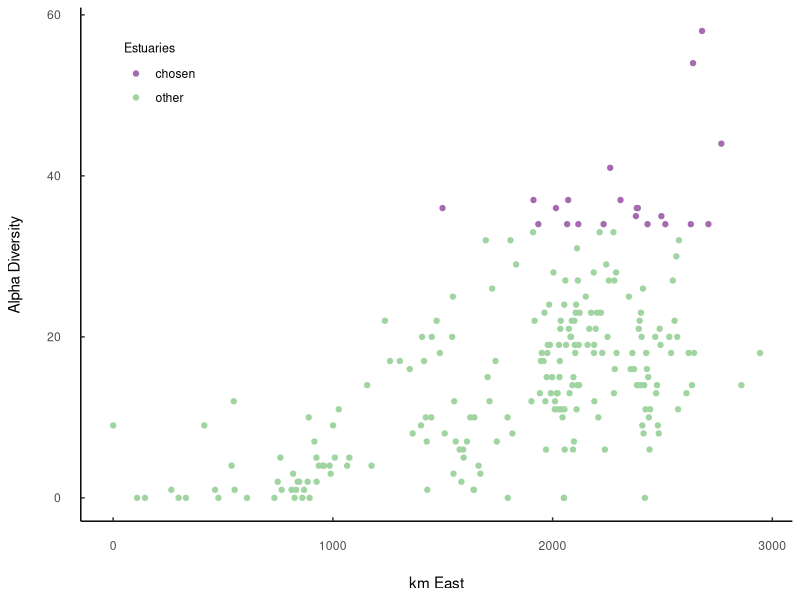
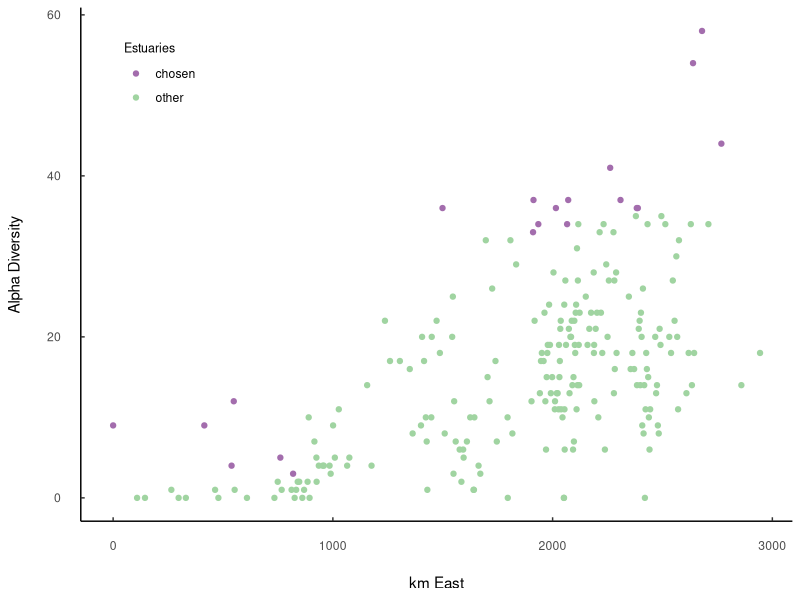
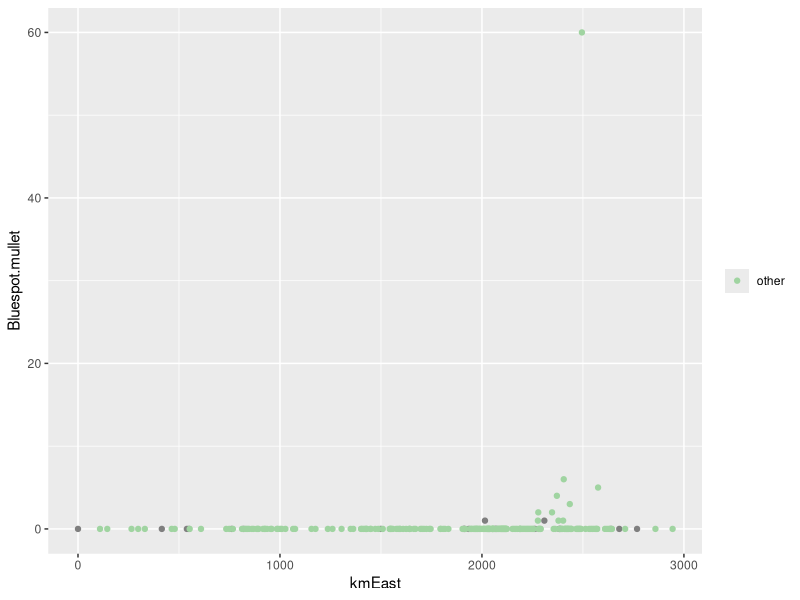
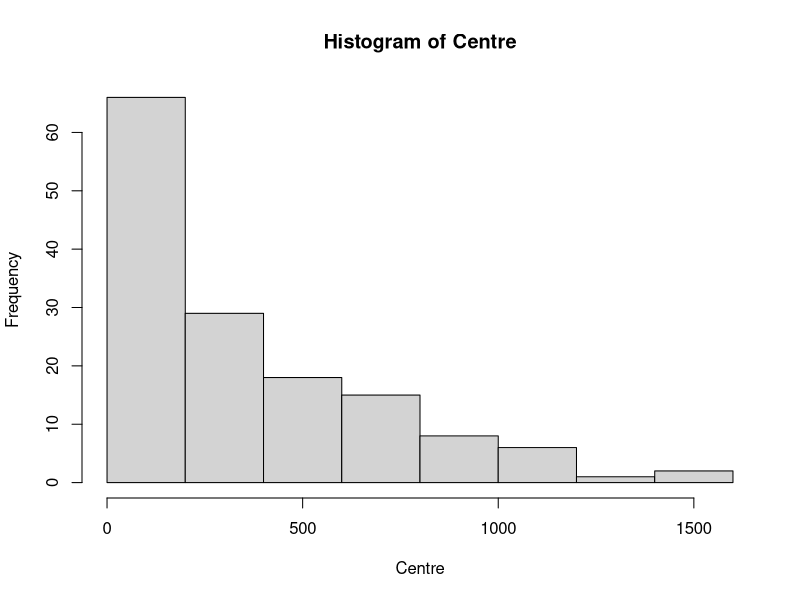
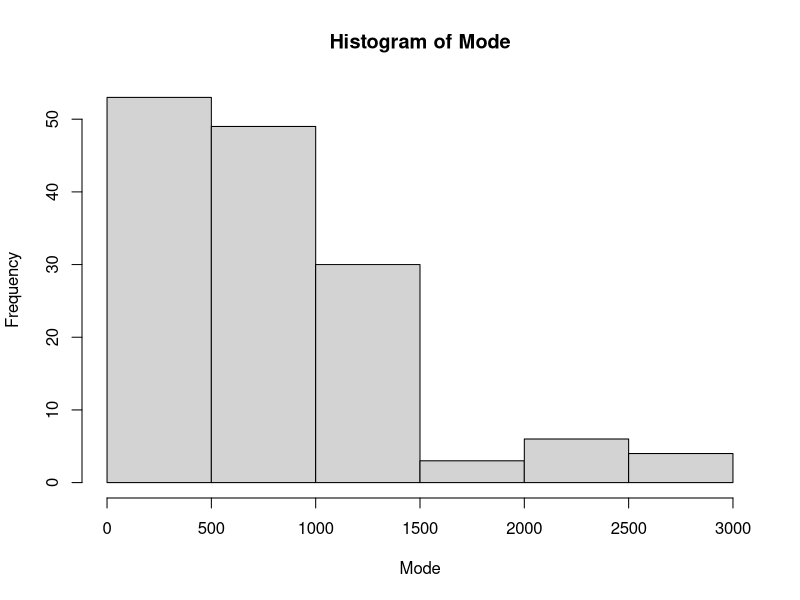
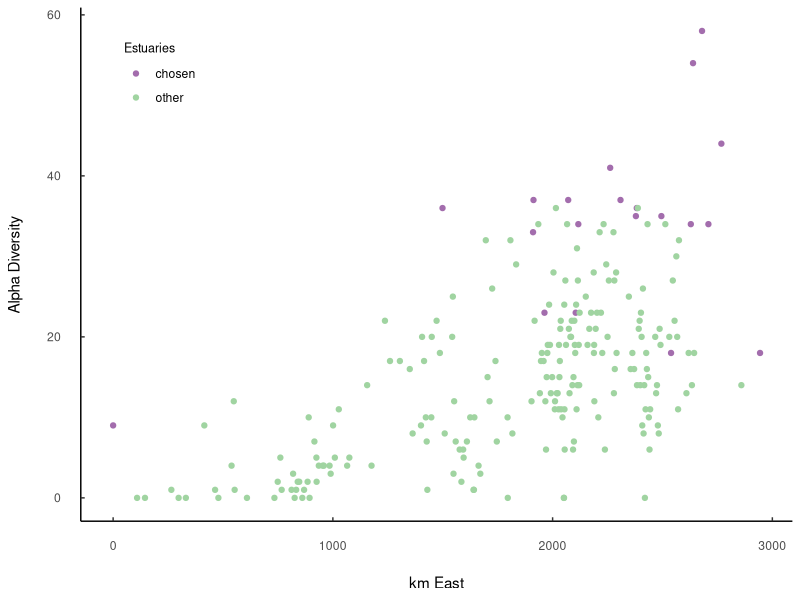
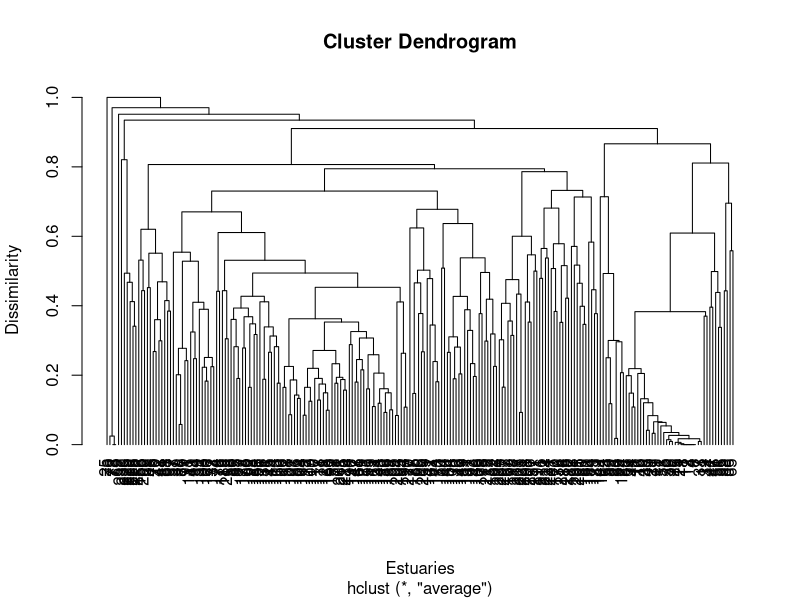
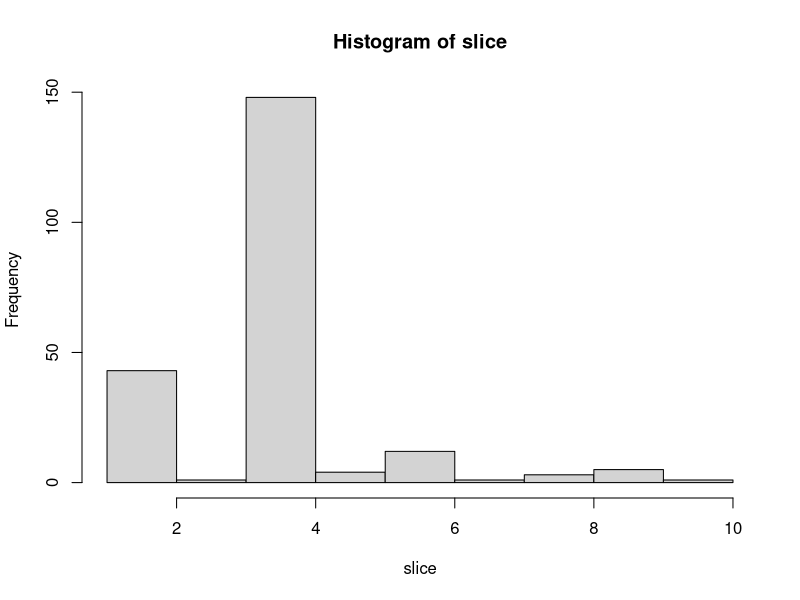

Write R code to recreate these figures, in order. (Note: a time limit stopped this script after it produced the figures.)
# Marine Spatial Planning Module - Colin Attwood
# Not just an ecological problem but social and economic too - we're ignoring that for now
# You want to spread the protected areas around the country whilest conserving the largest number of species possible

ED <- read.csv("EstuaryFishSurveyData.csv")
install.packages("vegan")
library(vegan)
install.packages("dplyr")
library(dplyr)
install.packages("ggplot2")
library(ggplot2)

#Getting rid of NAs in the data set 
ED[is.na(ED)] <- 0

# Specnumber 
#this is a function in the vegan package that allows you to sus out the alpha diversity (species richness) of the eastuaries
alpha <- specnumber(ED[4:148]) 
ED$alpha <- specnumber(ED[4:148]) #created a new column with the alpha diversity in ED

### Chunk 1
# Using Colin's code to order the data in descending alpha diversity
ED <- ED[order(-ED$alpha),]
ED

# Extracting the names of the top 20 most diverse estuaries
Alphalist <- ED[1:20,1]
Alphalist

# To ensure that the graph makes sense (geographically sound), flip kmWest to create a new column - kmEast
ED$kmEast <- 2947 - ED$kmWest

# Create a column for top 20 alpha diversity and others
ED$highlight <- ifelse(rank(-ED$alpha) <=20, "chosen", "other")

# Create a scatter plot showing the top 20 eastuaries in terms of alpha diversity
G1 <- ggplot(ED, aes(x = kmEast, y = alpha)) + 
  geom_point(aes(color = highlight)) +
  scale_color_manual(values = c("chosen" = "#A36DAD", "other" = "#A0D4A1")) +
  xlab("km East") +
  ylab ("Alpha Diversity")+
  labs(color = "Estuaries")+
  theme(legend.title = element_text(size = 9),
        legend.position = c(0.05, 0.95),
        legend.justification = c(0, 1),
        panel.border=element_blank(), panel.background=element_blank(), panel.grid = element_blank(), 
        axis.ticks.length=unit(-0.1, "cm"), 
        axis.text.x = element_text(margin=unit(c(0.5,0.5,0.5,0.5), "cm")), axis.text.y = element_text(margin=unit(c(0.5,0.5,0.5,0.5), "cm")), 
        axis.line = element_line())

G1

# Or Colin's way in separating the top 20 from the others
ED$alphalist <- 0
ED$alphalist[1:20] <- 1
# Then just color these -> Colin

# Now we're trying to see the gamma diversity - trying to see the number of different species that would be protected if we chose these
# We can use specnumber in the vegan package for this
# In essense we're sussing the top 20 estuaries by splitting them into biogeographic zones (BZ) and getthing 6 from the WC and 7 from the SC and EC
# In other word - we want to richness without the abundance
alphaout <- specnumber(ED[4:148], groups = ED$alphalist)
alphaout # output: 0 = 121; 1 = 116 ~ that's 80%


### Chunk 2
# Then order the data to both BZ and alpha
ED <- ED[order(ED$BZ,-ED$alpha),]

# Create a column for the richness with the different BZs 
ED$alphabz <- 0
ED$alphabz[1:7] <- 1 # tagging the first 6 from the East Coast
ED$alphabz[91:97] <- 1 # tagging the first 7 from the South Coast
ED$alphabz[207:212] <- 1 # tagging the first 7 from the West Coast
ED$alphabz

# Then another column for the highlighted BZ x alpha
ED$highlightBZ <- ifelse(rank(-ED$alphabz) <=20, "chosen", "other")

# Create a plot for BZ x alpha
G2 <- ggplot(ED, aes(x = kmEast, y = alpha)) + 
  geom_point(aes(color = highlightBZ)) +
  scale_color_manual(values = c("chosen" = "#A36DAD", "other" = "#A0D4A1")) +
  xlab("km East") +
  ylab ("Alpha Diversity")+
  labs(color = "Estuaries")+
  theme(legend.title = element_text(size = 9),
        legend.position = c(0.05, 0.95),
        legend.justification = c(0, 1),
        panel.border=element_blank(), panel.background=element_blank(), panel.grid = element_blank(), 
        axis.ticks.length=unit(-0.1, "cm"), 
        axis.text.x = element_text(margin=unit(c(0.5,0.5,0.5,0.5), "cm")), axis.text.y = element_text(margin=unit(c(0.5,0.5,0.5,0.5), "cm")), 
        axis.line = element_line())
G2

#Extracting the names of these estuaries
AlphaBZlistEC <- ED[1:7,1]
AlphaBZlistSC <- ED[91:97,1]
AlphaBZlistWC <- ED[207:212,1]

AlphaBZlistEC
AlphaBZlistSC
AlphaBZlistWC

# How many species are in the alphabz list
alphabzout <- specnumber(ED[4:148], groups = ED$alphabz)
alphabzout # output : 0 = 120; 1 = 122 ~ that's 84%

### Chunk 3
# We are going to figure out the mid ranges of each species
# Problem also because some species have a bi modal dbn

G3 <- ggplot(ED, aes(x = kmEast, y = Bluespot.mullet)) + 
  geom_point(aes(color = highlightBZ)) +
  scale_color_manual(values = c("top20alphabz" = "#A36DAD", "other" = "#A0D4A1"))+
  theme(legend.title = element_blank())
G3



# Chunk 4
# Order data by kmWest
ED <- ED[order(-ED$kmWest),]
ED
# Creating vectors for Western Limit, Eastern Limit, Range, and Centre 
WL <- array(0, c(145))
WL

EL <- array(0, c(145))
EL

Range <- array(0, c(145))
Range

Centre <- array(0, c(145))
Centre

Mode <- array(0, c(145))
Mode

max <- 0

# Now we're going to make loops
for(i in 1:145){ # this is the species loop
  max <- 0
  for(j in 1:232){ # this is the estuary loop
    if(ED[j, i+3]>0){EL[i] <- ED[j,2]}
    if(ED[j, i+3]>max){
      Mode[i] <- ED[j, 2]
      max <- ED[j,i+3]
    }
  }
  for(j in 232:1){ # this is the estuary loop bottom up
    if(ED[j, i+3]>0){WL[i] <- ED[j,2]}
  }
  Range[i] <- WL[i] - EL[i] # range is between the two limits
  Centre[i] <- (WL[i]-EL[i])/2
}
 
EL   
WL
Range
Mode
Centre

hist(Centre)
hist(Mode)

# Getting the top 20 estuaries by best modes
# get names of estuaries most frequently in modes
freq <- table(Mode) # get frequencies of different estuaries 
sortfreq <- sort(freq, decreasing = TRUE) # sort for highest freqs first 
sortfreq
top20range <- c(179, 267, 308, 1448, 1034, 1036, 3, 238, 408, 452, 876, 2947, 568, 685, 830, 842, 984, 318, 564, 638) # take top 20 most frequent modes 
midranges <- ED$Estuary[match(top20range, ED$kmWest)] # match the km values to the estuary name 

# in retro I have taken the top 25 cross referenced the last 8 with the most biodiverse estuaries and found that three corresponded and included them (the last 3) into the list (I shifted 20 to 21)
midranges

# Creating a mode list
ED$modelist <- 0
# List of locations to set modelist to 1
locations <- c("St Lucia", "Mlalazi", "Matigulu/Nyoni", "Knysna", "Kariega", "Bushmans", "Kosi", "Mfolozi/Msunduzi", "Manzimtoti", "Mkomazi", "Kwelera", "Orange", "Mtentu", "Mngazana", "Ngqusi/Inxaxo", "Great Kei", "Great Fish", "Zinkwasi", "Mzamba", "Mntafufu")
# Set modelist to 1
ED <- ED %>%
  mutate(modelist = ifelse(ED$Estuary %in% locations, 1, 0))

# Highlight 
ED$highlightmode <- ifelse(rank(-ED$modelist) <=20, "chosen", "other")
# Create a graph
G4 <- ggplot(ED, aes(x = kmEast, y = alpha)) + 
  geom_point(aes(color = highlightmode)) +
  scale_color_manual(values = c("chosen" = "#A36DAD", "other" = "#A0D4A1"))+
  xlab("km East") +
  ylab ("Alpha Diversity") +
  labs(color = "Estuaries")+
  theme(legend.title = element_text(size = 9),
        legend.position = c(0.05, 0.95),
        legend.justification = c(0, 1),
        panel.border=element_blank(), panel.background=element_blank(), panel.grid = element_blank(), 
        axis.ticks.length=unit(-0.1, "cm"), 
        axis.text.x = element_text(margin=unit(c(0.5,0.5,0.5,0.5), "cm")), axis.text.y = element_text(margin=unit(c(0.5,0.5,0.5,0.5), "cm")), 
        axis.line = element_line())
G4

# Check how many species are saved in this
modeout <- specnumber(ED[4:148], groups = ED$modelist)
modeout # output: 0 = 107; 1 = 128 ~ that's 88%


# Chunk 5
# Dendogram, split estuaries in each group, choose ten groups, order data by group then by diversity in group, then choose top 2 entries of each group
## Sppcomplist
# There is an estuary without fish - we need to subset the data to exclude that one
# Cannot run a dendogram with EMPTY ESTUARIES

ED <- subset(ED, alpha >0)
nrow(ED) # 218 left

ED_deco <- decostand(ED[,c(4:148)], method = "total") # "total tell us more about the proportions of the fish that occur in each estuary - instead of just focusing on raw abundance numbers because we're interested in spp comp not spp numbers
ED_deco # this has taken the numbers and reduced them to proportions

ED_dist <- vegdist(ED_deco, method = "bray") # using the proportion dataset we're working out the dissimilarity bt ea estuary by using the bray-curtis measure of dissimilarity
ED_dist # gives you the dissimilary number but now need a graph - ask R to dra a dendrogram to compare these data

ED_clust <- hclust(ED_dist, method = "average")
ED_clust # this in in preparation for the plot

plot(ED_clust, hang = -1, ylab = "Dissimilarity", xlab = "Estuaries")

# Cut a line in the dendrogram to allow for it to branch only 10 times
slice <- cutree(ED_clust, h = 0.75)
slice # estuaries sorted into dendogram slices ~ 12 branches

slice <- cutree(ED_clust, h = 0.8)
slice # cut it to 80% ~ landed up with 10 groups
hist(slice)
# Create a new variable
ED$cut80 <- slice


# Now we need to order it by cut then by alpha
ED <- ED[order(ED$cut80,-ED$alpha),]
# Tagging chosen ones
ED$clust <- 0
ED$clust[c(1, 2, 35, 36, 44, 45, 46, 47, 48, 193, 194, 197, 198, 208, 209, 210, 213, 214, 215, 218)] <- 1
Clustlist <- ED[c(1, 2, 35, 36, 44, 45, 46, 47, 48, 193, 194, 197, 198, 208, 209, 210, 213, 214, 215, 218),1]
Clustlist

# Highlight top 20 clusters
ED$highlightclust <- ifelse(rank(-ED$clust) <=20, "chosen", "other")
# Plot
G5 <- ggplot(ED, aes(x = kmEast, y = alpha)) + 
  geom_point(aes(color = highlightclust)) +
  scale_color_manual(values = c("chosen" = "#A36DAD", "other" = "#A0D4A1"))+
  xlab("km East") +
  ylab ("Alpha Diversity") +
  labs(color = "Estuaries")+
  theme(legend.title = element_text(size = 9),
        legend.position = c(0.05, 0.95),
        legend.justification = c(0, 1),
        panel.border=element_blank(), panel.background=element_blank(), panel.grid = element_blank(), 
        axis.ticks.length=unit(-0.1, "cm"), 
        axis.text.x = element_text(margin=unit(c(0.5,0.5,0.5,0.5), "cm")), axis.text.y = element_text(margin=unit(c(0.5,0.5,0.5,0.5), "cm")), 
        axis.line = element_line())
G5

# Check the number of spp saved
clustout <- specnumber(ED[4:148], groups = ED$clust)
clustout # output: 0 = 121; 1 = 116 ~ 80%
# note that this is good but excludes all estuaries without fish and so will be biased against plants and invertebrates


# Chunk 6
# Now we will try to find an estuary that has the greatest complementary to other estuaries
# Order by Alpha 
# Complist variable top Est = 1, others = 0
# remove from database all spp that occur in that estuary
# Reorder by alpha and repeat
# 1. Create variable called complist

NED <- ED
NED$complist <- 0

for(j in 1:20){
  NED <- NED[order(-NED$alpha),]
  NED$complist[1] <- 1
  for(i in 1:145){
    if(NED[1, i+3] > 0 ){NED[,i+3] <- 0}
  }
  NED$alpha <- specnumber(NED[,4:148])
}

NED$complist
NED <- NED[order(-NED$complist),] 
Complist <- NED[1:20,1]
Complist

ED <- ED[order(ED$kmWest),]
NED <- NED[order(NED$kmWest),]
ED$complist <- NED$complist
compout <- specnumber(ED[4:148], groups = ED$complist)
compout # output: 0 = 109; 1 = 135 ~ that's 93%

ED$highlightcomp <- ifelse(rank(-ED$complist) <=20, "chosen", "other")
# Plot
G6 <- ggplot(ED, aes(x = kmEast, y = alpha)) + 
  geom_point(aes(color = highlightcomp)) +
  scale_color_manual(values = c("chosen" = "#A36DAD", "other" = "#A0D4A1"))+
  xlab("km East") +
  ylab ("Alpha Diversity") +
  labs(color = "Estuaries")+
  theme(legend.title = element_text(size = 9),
        legend.position = c(0.05, 0.95),
        legend.justification = c(0, 1),
        panel.border=element_blank(), panel.background=element_blank(), panel.grid = element_blank(), 
        axis.ticks.length=unit(-0.1, "cm"), 
        axis.text.x = element_text(margin=unit(c(0.5,0.5,0.5,0.5), "cm")), axis.text.y = element_text(margin=unit(c(0.5,0.5,0.5,0.5), "cm")), 
        axis.line = element_line())
G6


# Chunk 7
# We are trying the brute force method now
# Select 20 estuaries at random from the list - tally up the spp in the 20 and record the number, reshuffle record the number if the number is higher, save the list, rinse and repeat until you find the highest number and then let's see
random_order <- sample(nrow(ED))
ED20 <- ED[order(random_order),]

maxspp <- 0 
div <- 0
randlist <- array(0, c(20))
randlist <- as.character(randlist)
for(i in 1:500000){
  div <- 0
  ED20 <- ED[sample(1:nrow(ED), 20, replace = FALSE),]
  for(i in 1:145){
    if(sum(ED20[,i+3])>0){
      div <- div+1
    }
  }
  if(div > maxspp){
      maxspp <- div
      randlist <- ED20[1:20, 1]
  }
}
maxspp/145
randlist # <- c("Mlalazi", "Olifants", "Matigulu/Nyoni", "Groot (East)", "Klein Brak", "Manzimtoti", "Kwenxura", "Gqutywa", "Bot", "Gwaing" , "Kaaimans", "Mgwetyana", "Tyolomnqa", "Mvoti", "Mpenjati", "St Lucia", "Mapuzi", "Knysna", "Kwelera", "Zalu")
randout <- specnumber(ED[4:148], groups = ED$randlist)
randout
# Creating a mode list
ED$randlist <- 0
# List of locations to set modelist to 1
locations2 <- c("Mlalazi", "Olifants", "Matigulu/Nyoni", "Groot (East)", "Klein Brak", "Manzimtoti", "Kwenxura", "Gqutywa", "Bot", "Gwaing" , "Kaaimans", "Mgwetyana", "Tyolomnqa", "Mvoti", "Mpenjati", "St Lucia", "Mapuzi", "Knysna", "Kwelera", "Zalu")
# Set modelist to 1
ED <- ED %>%
  mutate(randlist = ifelse(ED$Estuary %in% locations2, 1, 0))


ED$highlightrand <- ifelse(rank(-ED$randlist) <=20, "chosen", "other")
# Plot
G7 <- ggplot(ED, aes(x = kmEast, y = alpha)) + 
  geom_point(aes(color = highlightrand)) +
  scale_color_manual(values = c("chosen" = "#A36DAD", "other" = "#A0D4A1"))+
  xlab("km East") +
  ylab ("Alpha Diversity") +
  labs(color = "Estuaries")+
  theme(legend.title = element_text(size = 9),
        legend.position = c(0.05, 0.95),
        legend.justification = c(0, 1),
        panel.border=element_blank(), panel.background=element_blank(), panel.grid = element_blank(), 
        axis.ticks.length=unit(-0.1, "cm"), 
        axis.text.x = element_text(margin=unit(c(0.5,0.5,0.5,0.5), "cm")), axis.text.y = element_text(margin=unit(c(0.5,0.5,0.5,0.5), "cm")), 
        axis.line = element_line())
G7


# Chunk 8
# Run through the actual list and see how many spp it protects
# Creating a mode list
ED$DFFElist <- 0
# List of locations to set modelist to 1
locations3 <- c("Orange", "Spoeg", "Krom", "Heuningnes", "Klipdriftsfontein", "Goukou", "Swartvlei", "Goukamma", "Knysna", "Sout", "Groot (W)", "Bloukrans", "Lottering", "Elandsbos", "Storms", "Elands", "Groot (O)", "Sundays", "Mbashe", "Ku-Mpenzu", "Ku-Bhula", "Ntlonyane", "Msikaba", "Mtentu", "Mzamba", "Mpenjati", "Umhlangankulu", "Mgeni", "Mhlanga", "Mdloti", "Mlalazi", "St Lucia", "Kosi")
# Set modelist to 1
ED <- ED %>%
  mutate(DFFElist = ifelse(ED$Estuary %in% locations3, 1, 0))


ED$highlightDFFE <- ifelse(rank(-ED$DFFElist) <=20, "chosen", "other")
# Plot
G8 <- ggplot(ED, aes(x = kmEast, y = alpha)) + 
  geom_point(aes(color = highlightDFFE)) +
  scale_color_manual(values = c("chosen" = "#A36DAD", "other" = "#A0D4A1"))+
  xlab("km East") +
  ylab ("Alpha Diversity") +
  labs(color = "Estuaries")+
  theme(legend.title = element_text(size = 9),
        legend.position = c(0.05, 0.95),
        legend.justification = c(0, 1),
        panel.border=element_blank(), panel.background=element_blank(), panel.grid = element_blank(), 
        axis.ticks.length=unit(-0.1, "cm"), 
        axis.text.x = element_text(margin=unit(c(0.5,0.5,0.5,0.5), "cm")), axis.text.y = element_text(margin=unit(c(0.5,0.5,0.5,0.5), "cm")), 
        axis.line = element_line())
G8


DFFEout <- specnumber(ED[4:148], groups = ED$DFFElist)
DFFEout # output: 0 = 127; 1 = 106 ~ 73%
locations3


# Chunk 9
# Compare all lists of 20 and see which combo is the best?
List <- ED[, c(1, 152, 153, 155, 158, 160, 162)]

# Calculate the frequency of each estuary being chosen
List$Frequency <- rowSums(List[, -1])

# Create a frequency table showing the estuaries and their corresponding frequencies
frequency_table <- List[, c("Estuary", "Frequency")]

# Sort the frequency table by the Frequency column in descending order (optional)
frequency_table <- frequency_table[order(-frequency_table$Frequency), ]

# Display the frequency table
print(frequency_table)

# Now with the DFFE List
List2 <- ED[, c(1, 152, 153, 155, 158, 160, 162, 164)]

# Calculate the frequency of each estuary being chosen
List2$Frequency <- rowSums(List2[, -1])

# Create a frequency table showing the estuaries and their corresponding frequencies
frequency_table2 <- List2[, c("Estuary", "Frequency")]

# Sort the frequency table by the Frequency column in descending order (optional)
frequency_table2 <- frequency_table2[order(-frequency_table2$Frequency), ]

# Display the frequency table
print(frequency_table2)


# I want to compare the DFFE list to the Complement list and add from there (also including alphalist to cross reference in case there are more than 5 overflow of complist)
List3 <- List2[, c(1, 2, 6, 8)]
List3$Frequency <- rowSums(List3[, -1])

# Create a frequency table showing the estuaries and their corresponding frequencies
frequency_table3 <- List3[, c("Estuary", "Frequency")]

# Sort the frequency table by the Frequency column in descending order (optional)
frequency_table3 <- frequency_table3[order(-frequency_table3$Frequency), ]

# Display the frequency table
print(frequency_table3)

# Separating the DFFE list from the others to see which ones the DFFE are protecting that do not appear in any of the other recommendations
# Identify the estuaries in the last list (List7)
last_list_estuaries <- List2$Estuary[List2$DFFElist == 1]

# Identify the estuaries in all the other lists (List1 to List6)
other_lists_estuaries <- List2$Estuary[rowSums(List2[, c("alphalist", "alphabz", "modelist", "clust", "randlist", "complist")]) > 0]


# Find the estuaries that are in the last list but not in any of the other lists
unique_last_list_estuaries <- setdiff(last_list_estuaries, other_lists_estuaries)

# Display the unique estuaries in the last list
print(unique_last_list_estuaries)

# And finding the common estuaries in both
# Find the estuaries that are in both the last list and any of the other lists
common_estuaries <- intersect(last_list_estuaries, other_lists_estuaries)

# Display the common estuaries
print(common_estuaries)


# Doing the same for the Complementary List and DFFE list
last_list_estuaries2 <- List3$Estuary[List3$DFFElist == 1]

# Identify the estuaries in all the other lists (List1 to List6)
other_lists_estuaries2 <- List3$Estuary[rowSums(List3[, c("alphalist", "complist")]) > 0]


# Find the estuaries that are in the last list but not in any of the other lists
unique_last_list_estuaries2 <- setdiff(last_list_estuaries2, other_lists_estuaries2)

# Display the unique estuaries in the last list
print(unique_last_list_estuaries2)

# And finding the common estuaries in both
# Find the estuaries that are in both the last list and any of the other lists
common_estuaries2 <- intersect(last_list_estuaries2, other_lists_estuaries2)

# Display the common estuaries
print(common_estuaries2)

# Working out how much we stand to protect by adding 5 more estuaries 
locations4 <- c("Orange", "Spoeg", "Krom", "Heuningnes", "Klipdriftsfontein", "Goukou", "Swartvlei", "Goukamma", "Knysna", "Sout", "Groot (W)", "Bloukrans", "Lottering", "Elandsbos", "Storms", "Elands", "Groot (O)", "Sundays", "Mbashe", "Ku-Mpenzu", "Ku-Bhula", "Ntlonyane", "Msikaba", "Mtentu", "Mzamba", "Mpenjati", "Umhlangankulu", "Mgeni", "Mhlanga", "Mdloti", "Mlalazi", "St Lucia", "Kosi", "Kwelera", "Matigulu/Nyoni", "Manzimtoti", "Tyolomnqa", "Great Fish")
ED <- ED %>%
  mutate(DFFE2list = ifelse(ED$Estuary %in% locations4, 1, 0))
DFFE2out <- specnumber(ED[4:148], groups = ED$DFFE2list)
DFFE2out # output: 0 = 117; 1 = 124 ~ 86%

locations5<- c("Orange", "Spoeg", "Krom", "Heuningnes", "Klipdriftsfontein", "Goukou", "Swartvlei", "Goukamma", "Knysna", "Sout", "Groot (W)", "Bloukrans", "Lottering", "Elandsbos", "Storms", "Elands", "Groot (O)", "Sundays", "Mbashe", "Ku-Mpenzu", "Ku-Bhula", "Ntlonyane", "Msikaba", "Mtentu", "Mzamba", "Mpenjati", "Umhlangankulu", "Mgeni", "Mhlanga", "Mdloti", "Mlalazi", "St Lucia", "Kosi", "Matigulu/Nyoni", "Mngazana", "Kariega", "Mtamvuna", "Mntafufu")
ED <- ED %>%
  mutate(DFFE3list = ifelse(ED$Estuary %in% locations5, 1, 0))
DFFE3out <- specnumber(ED[4:148], groups = ED$DFFE3list)
DFFE3out # output: 0 = 120; 1 = 117 ~81%

locations6<- c("Orange", "Spoeg", "Krom", "Heuningnes", "Klipdriftsfontein", "Goukou", "Swartvlei", "Goukamma", "Knysna", "Sout", "Groot (W)", "Bloukrans", "Lottering", "Elandsbos", "Storms", "Elands", "Groot (O)", "Sundays", "Mbashe", "Ku-Mpenzu", "Ku-Bhula", "Ntlonyane", "Msikaba", "Mtentu", "Mzamba", "Mpenjati", "Umhlangankulu", "Mgeni", "Mhlanga", "Mdloti", "Mlalazi", "St Lucia", "Kosi", "Matigulu/Nyoni", "Kwelera", "Mngazana", "Kariega", "Mntafufu")
ED <- ED %>%
  mutate(DFFE4list = ifelse(ED$Estuary %in% locations6, 1, 0))
DFFE4out <- specnumber(ED[4:148], groups = ED$DFFE4list)
DFFE4out # output: 0 = 117; 1 = 119 ~ 82%


# This was the first legend adjustments
theme(legend.title = element_blank(),
      legend.justification = c("left", "top"),
      panel.border=element_blank(), panel.background=element_blank(), panel.grid = element_blank(), 
      axis.ticks.length=unit(-0.1, "cm"), 
      axis.text.x = element_text(margin=unit(c(0.5,0.5,0.5,0.5), "cm")), axis.text.y = element_text(margin=unit(c(0.5,0.5,0.5,0.5), "cm")), 
      axis.line = element_line())

# Checking how many MPAs I have to create with complementarity to protect all spp
# Add a column to keep track of complementarity list
total_species <- colnames(ED)[4:ncol(ED)]  # Assuming species data starts at the 4th column
covered_species <- vector()  # To track species covered by the selected estuaries
selected_estuaries <- vector() 
NED2 <- ED 
NED2$complist2 <- 0

# Complementarity analysis to cover all species
while(length(covered_species) < length(total_species)) {
  # Order NED by some criteria, here assumed as alpha-diversity (number of species)
  NED2 <- NED2[order(-specnumber(NED2[, 4:ncol(NED2)])), ]
  
  # Mark the first estuary in the ordered list
  NED2$complist2[1] <- 1
  selected_estuaries <- c(selected_estuaries, NED2[1, 1])  # Assuming the first column is EstuaryID
  
  # Update the covered species list
  new_species <- which(NED2[1, 4:ncol(NED2)] > 0)
  covered_species <- unique(c(covered_species, colnames(NED2)[new_species + 3]))  # Offset by 3 for the metadata columns
  
  # Remove the species covered by the selected estuary from further consideration
  for (i in new_species) {
    NED2[, i + 3] <- 0  # Offset by 3 for the metadata columns
  }
  
  # Recalculate alpha-diversity
  NED2$alpha <- specnumber(NED2[, 4:ncol(NED2)])
}

# Output the number of estuaries needed to cover all species
num_estuaries_needed <- length(selected_estuaries)
selected_estuaries  # These are the estuaries selected to cover all species


# Assign the complist back to the original data frame
ED <- ED[order(-ED$kmWest),]
NED2 <- NED2[order(-NED2$kmWest),]
ED$complist2 <- NED2$complist2

# Check the complementarity output
compout <- specnumber(ED[, 4:148], groups = ED$complist2)
compout  # This should now cover all species

num_estuaries_needed  # Number of estuaries needed to cover all species
